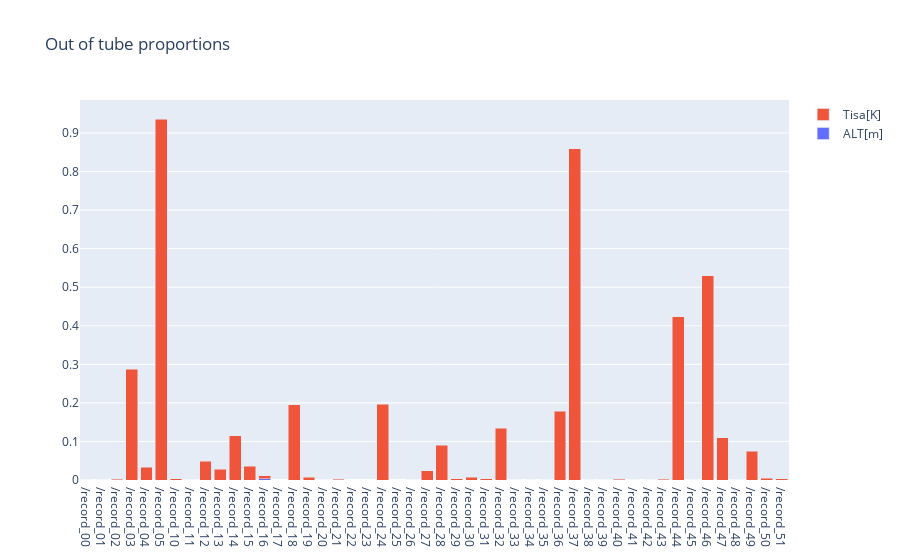

The code cell stored with this chart in its notebook:
### Markdown cell above
Le cas des longueurs d'intervalles vides pose encore des problème. Si c'est le cas c'est que les instants sont mal calculés, mais cela peut toujours arriver.

### Code cell
T.plot_scores()

### Figure 1 — Plotly figure (JSON) as saved in the notebook; plotly's stock layout.template omitted (floating-point values rounded to 4 significant figures)
{"data": [{"name": "ALT[m]", "type": "bar", "x": ["/record_00", "/record_01", "/record_02", "/record_03", "/record_04", "/record_05", "/record_10", "/record_11", "/record_12", "/record_13", "/record_14", "/record_15", "/record_16", "/record_17", "/record_18", "/record_19", "/record_20", "/record_21", "/record_22", "/record_23", "/record_24", "/record_25", "/record_26", "/record_27", "/record_28", "/record_29", "/record_30", "/record_31", "/record_32", "/record_33", "/record_34", "/record_35", "/record_36", "/record_37", "/record_38", "/record_39", "/record_40", "/record_41", "/record_42", "/record_43", "/record_44", "/record_45", "/record_46", "/record_47", "/record_48", "/record_49", "/record_50", "/record_51"], "y": [0, 0, 0, 0, 0, 0, 0, 0, 0, 0, 0, 0, 0.003884, 0, 0, 0, 0, 0, 0, 0, 0, 0, 0, 0, 0, 0, 0, 0, 0, 0, 0, 0, 0, 0, 0, 0, 0, 0, 0, 0, 0, 0, 0, 0, 0, 0, 0, 0]}, {"name": "Tisa[K]", "type": "bar", "x": ["/record_00", "/record_01", "/record_02", "/record_03", "/record_04", "/record_05", "/record_10", "/record_11", "/record_12", "/record_13", "/record_14", "/record_15", "/record_16", "/record_17", "/record_18", "/record_19", "/record_20", "/record_21", "/record_22", "/record_23", "/record_24", "/record_25", "/record_26", "/record_27", "/record_28", "/record_29", "/record_30", "/record_31", "/record_32", "/record_33", "/record_34", "/record_35", "/record_36", "/record_37", "/record_38", "/record_39", "/record_40", "/record_41", "/record_42", "/record_43", "/record_44", "/record_45", "/record_46", "/record_47", "/record_48", "/record_49", "/record_50", "/record_51"], "y": [0.0005517, 0.0009077, 0.001329, 0.2874, 0.03256, 0.9364, 0.002732, 0.0008961, 0.04821, 0.02766, 0.1143, 0.03538, 0.007768, 0, 0.1948, 0.006556, 0.001172, 0.002017, 0, 0, 0.1964, 0, 0.0007866, 0.02356, 0.09055, 0.003433, 0.006711, 0.003521, 0.1342, 0.0004056, 0.001017, 0.0006807, 0.1788, 0.8597, 0.001142, 0.0005436, 0.002243, 0.001183, 0.0004428, 0.001798, 0.4241, 0.0003256, 0.5302, 0.1098, 0.0005119, 0.0751, 0.004161, 0.003238]}], "layout": {"barmode": "stack", "title": {"text": "Out of tube proportions"}}}
